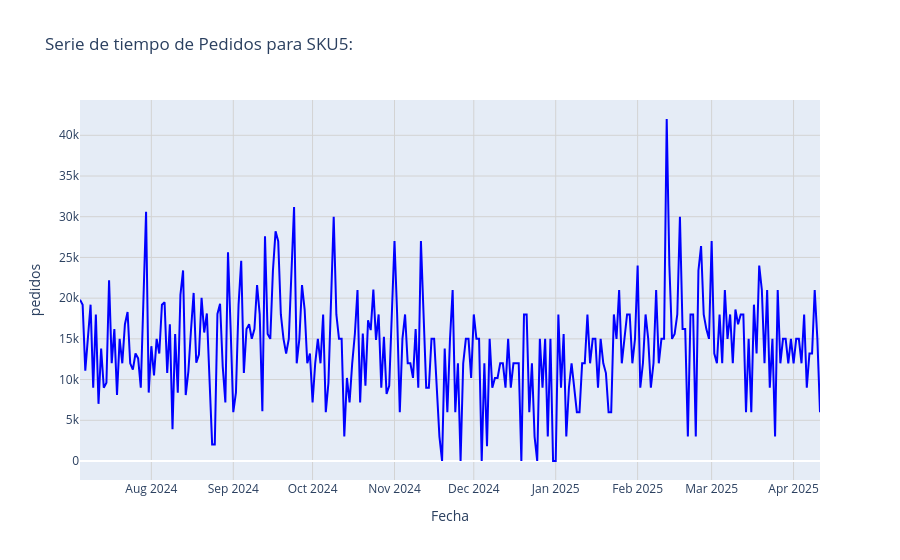

The cell this chart's notebook holds for it:
### Code cell
df_sku = df[df["sku"] == sku].copy()
df_sku = df_sku.drop("sku", axis=1)

# graficamos la serie de tiempo del SKU seleccionado usando plotly
fig = px.line(
    df_sku,
    x="fecha",
    y="pedidos",
    title=f"Serie de tiempo de Pedidos para {sku}:",
)
fig.update_layout(
    xaxis_title="Fecha",
)
fig.update_xaxes(showgrid=True, gridwidth=1, gridcolor="LightGray")
fig.update_yaxes(showgrid=True, gridwidth=1, gridcolor="LightGray")
fig.update_traces(line=dict(color="blue", width=2))
fig.show()

### Figure 1 — Plotly figure (JSON) as saved in the notebook; plotly's stock layout.template omitted (floating-point values rounded to 4 significant figures; data arrays with more than 128 entries replaced by an {"elided": "..."} marker saying what was removed)
{"data": [{"hovertemplate": "fecha=%{x}<br>pedidos=%{y}<extra></extra>", "legendgroup": "", "line": {"color": "blue", "dash": "solid", "width": 2}, "marker": {"symbol": "circle"}, "mode": "lines", "name": "", "orientation": "v", "showlegend": false, "type": "scatter", "x": {"elided": "281 str values"}, "xaxis": "x", "y": {"elided": "281 int values"}, "yaxis": "y"}], "layout": {"legend": {"tracegroupgap": 0}, "title": {"text": "Serie de tiempo de Pedidos para SKU5:"}, "xaxis": {"anchor": "y", "domain": [0, 1], "gridcolor": "LightGray", "gridwidth": 1, "showgrid": true, "title": {"text": "Fecha"}}, "yaxis": {"anchor": "x", "domain": [0, 1], "gridcolor": "LightGray", "gridwidth": 1, "showgrid": true, "title": {"text": "pedidos"}}}}
